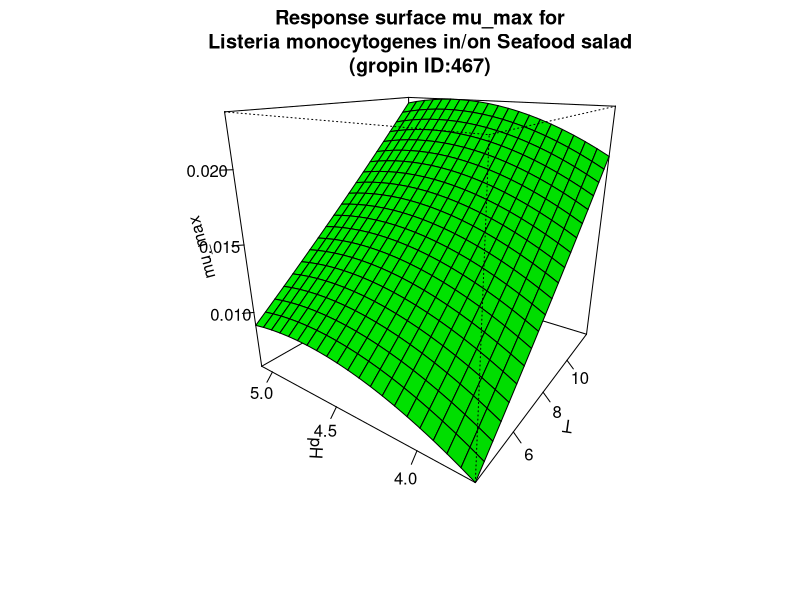

Source code (R):
#############################
# start of Parameter script
#############################
T <- seq(4.004,11.988011988012,length.out=21)
pH <- seq(3.7037,5.0949050949051,length.out=21)
#############################
# end of Parameter script
#############################
############################# 
# start of Model script Gropin ID 467 
#############################
 
# constant coefficients for this model
 
variables <- data.frame(T,pH)
argumentsPar <- expand.grid(variables)
 
# heart of the model
response_surface <- function(T,pH) {
   mumax <-(-0.07323+0.00168*T+0.03188*pH-0.000038*T*pH+0.000017*(T^2)-0.00333*(pH^2))

return(mumax=mumax)
} 

# output parameters
mumax <- cbind(argumentsPar,response_surface(argumentsPar['T'],argumentsPar['pH']))
colnames(mumax) <- c(colnames(argumentsPar),'mumax')
#############################
# End of Model script
#############################
############################# 
# start of Visualisation script Gropin ID 467 
#############################
persp(T,pH,matrix(unlist(mumax$mumax),nrow=21),col = 'green',xlab='T',ylab='pH',zlab='mu_max',main='Response surface mu_max for
Listeria monocytogenes in/on Seafood salad
(gropin ID:467)',theta=305,phi=20,shade=0.25,ticktype = 'detailed')
#############################
# End of Visualisation script
#############################
